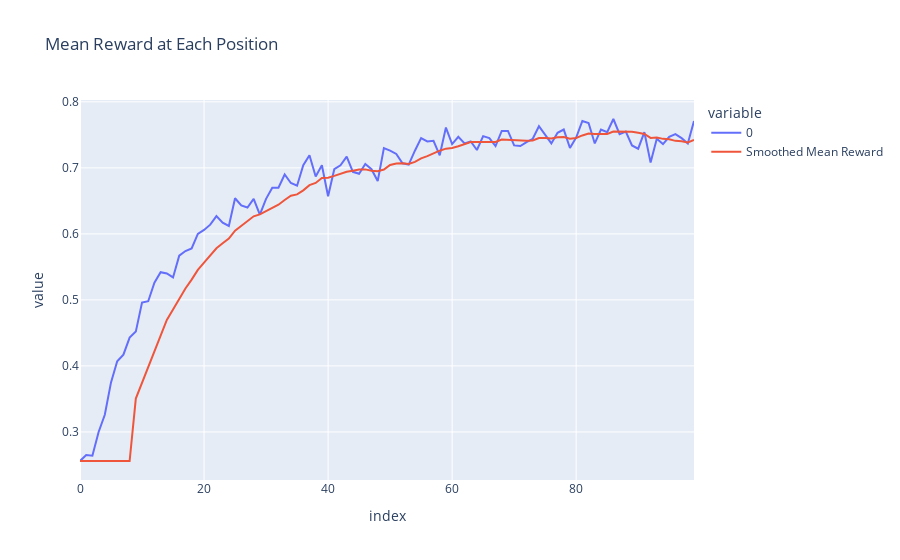

The notebook cell saved with this chart:
### Code cell
# Get the reward tensor from the trajectories tensor
rewards_tensor = trajectories_tensor[:, 1::2].float()

# Get the mean reward at each position
mean_rewards = rewards_tensor.mean(0)

# Smooth the mean rewards 
smoothed_mean_rewards = mean_rewards.unfold(0, 10, 1).mean(1).view(-1)
# Add zeros to the start of the smoothed mean rewards
smoothed_mean_rewards = torch.cat((torch.ones(9)*mean_rewards[0], smoothed_mean_rewards))

fig = px.line(mean_rewards, labels={'x': 'Position', 'y': 'Mean Reward'}, title='Mean Reward at Each Position')
# Add smoothed mean rewards
fig.add_scatter(y=smoothed_mean_rewards, mode='lines', name='Smoothed Mean Reward')
fig.show()

### Figure 1 — Plotly figure (JSON) as saved in the notebook; plotly's stock layout.template omitted (floating-point values rounded to 4 significant figures)
{"data": [{"hovertemplate": "variable=0<br>index=%{x}<br>value=%{y}<extra></extra>", "legendgroup": "0", "line": {"color": "#636efa", "dash": "solid"}, "marker": {"symbol": "circle"}, "mode": "lines", "name": "0", "orientation": "v", "showlegend": true, "type": "scatter", "x": [0, 1, 2, 3, 4, 5, 6, 7, 8, 9, 10, 11, 12, 13, 14, 15, 16, 17, 18, 19, 20, 21, 22, 23, 24, 25, 26, 27, 28, 29, 30, 31, 32, 33, 34, 35, 36, 37, 38, 39, 40, 41, 42, 43, 44, 45, 46, 47, 48, 49, 50, 51, 52, 53, 54, 55, 56, 57, 58, 59, 60, 61, 62, 63, 64, 65, 66, 67, 68, 69, 70, 71, 72, 73, 74, 75, 76, 77, 78, 79, 80, 81, 82, 83, 84, 85, 86, 87, 88, 89, 90, 91, 92, 93, 94, 95, 96, 97, 98, 99], "xaxis": "x", "y": [0.256, 0.265, 0.264, 0.3, 0.326, 0.375, 0.407, 0.417, 0.443, 0.452, 0.496, 0.498, 0.526, 0.542, 0.54, 0.534, 0.567, 0.574, 0.578, 0.6, 0.606, 0.614, 0.627, 0.617, 0.612, 0.654, 0.643, 0.64, 0.653, 0.629, 0.653, 0.67, 0.67, 0.69, 0.677, 0.673, 0.704, 0.719, 0.687, 0.704, 0.657, 0.698, 0.704, 0.717, 0.694, 0.691, 0.706, 0.698, 0.68, 0.73, 0.726, 0.721, 0.707, 0.705, 0.726, 0.745, 0.74, 0.741, 0.719, 0.761, 0.736, 0.747, 0.737, 0.74, 0.727, 0.748, 0.745, 0.733, 0.756, 0.756, 0.734, 0.733, 0.739, 0.744, 0.763, 0.75, 0.737, 0.753, 0.758, 0.73, 0.746, 0.771, 0.768, 0.737, 0.758, 0.754, 0.774, 0.751, 0.755, 0.734, 0.729, 0.754, 0.708, 0.744, 0.736, 0.747, 0.751, 0.745, 0.737, 0.771], "yaxis": "y"}, {"mode": "lines", "name": "Smoothed Mean Reward", "type": "scatter", "y": [0.256, 0.256, 0.256, 0.256, 0.256, 0.256, 0.256, 0.256, 0.256, 0.3505, 0.3745, 0.3978, 0.424, 0.4482, 0.4696, 0.4855, 0.5015, 0.5172, 0.5307, 0.5455, 0.5565, 0.5681, 0.5782, 0.5857, 0.5929, 0.6049, 0.6125, 0.6191, 0.6266, 0.6295, 0.6342, 0.6398, 0.6441, 0.6514, 0.6579, 0.6598, 0.6659, 0.6738, 0.6772, 0.6847, 0.6851, 0.6879, 0.6913, 0.694, 0.6957, 0.6975, 0.6977, 0.6956, 0.6949, 0.6975, 0.7044, 0.7067, 0.707, 0.7058, 0.709, 0.7144, 0.7178, 0.7221, 0.726, 0.7291, 0.7301, 0.7327, 0.7357, 0.7392, 0.7393, 0.7396, 0.7401, 0.7393, 0.743, 0.7425, 0.7423, 0.7409, 0.7411, 0.7415, 0.7451, 0.7453, 0.7445, 0.7465, 0.7467, 0.7441, 0.7453, 0.7491, 0.752, 0.7513, 0.7508, 0.7512, 0.7549, 0.7547, 0.7544, 0.7548, 0.7531, 0.7514, 0.7454, 0.7461, 0.7439, 0.7432, 0.7409, 0.7403, 0.7385, 0.7422]}], "layout": {"legend": {"title": {"text": "variable"}, "tracegroupgap": 0}, "title": {"text": "Mean Reward at Each Position"}, "xaxis": {"anchor": "y", "domain": [0, 1], "title": {"text": "index"}}, "yaxis": {"anchor": "x", "domain": [0, 1], "title": {"text": "value"}}}}
